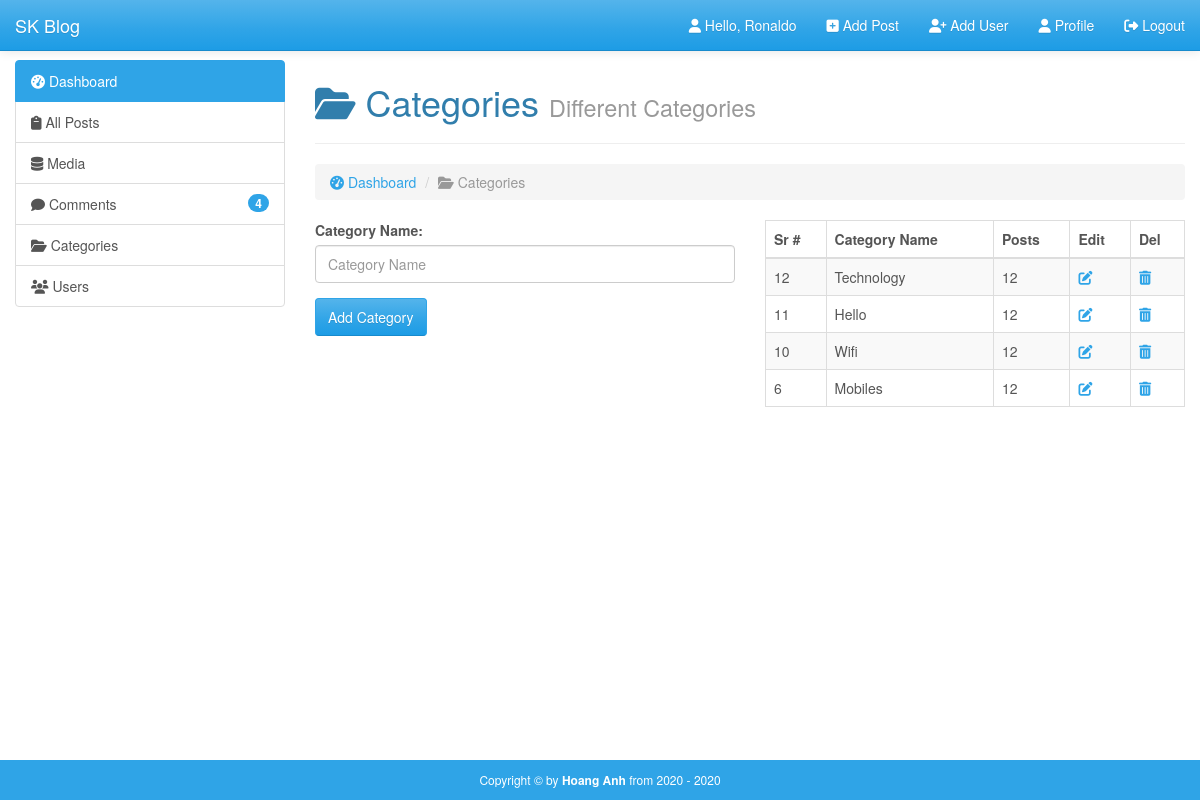
Page /admin/categories.php (signed in) on the committed database.
### tables this page shows
CREATE TABLE `categories` (
  `id` int(11) NOT NULL,
  `category` varchar(255) NOT NULL
);

### admin/categories.php (the view, shortened to what this page needs)
<?php
	require_once('inc/top.php');
?>
</head>
<body>
	<div id="wrapper">
		<?php require_once('inc/header.php'); ?>
		<div class="container-fluid body-section">
			<div class="row">
				<div class="col-md-3">
					<?php require_once('inc/sidebar.php'); ?>
				</div>
				<div class="col-md-9">
					<h1><i class="fas fa-folder-open"></i> Categories <small>Different Categories</small></h1><hr>
					<ol class="breadcrumb">
						<li><a href="index.html"><i class="fas fa-tachometer-alt"></i> Dashboard</li></a>
						<li class="active"><i class="fas fa-folder-open"></i> Categories</li>
					</ol>
					<div class="row">
						<div class="col-md-6">
							<form action="" method="POST">
								<div class="form-group">
									<label for="category">Category Name:</label>
									<input type="text" name="cat-name" placeholder="Category Name" class="form-control">
								</div>
								<input type="submit" name="submit" value="Add Category" class="btn btn-primary">
							</form>
						</div>
						<div class="col-md-6">
							<?php
								$get_query = "SELECT * FROM categories ORDER BY id DESC";
								$get_run = mysqli_query($con ,$get_query);
								if(mysqli_num_rows($get_run) > 0) {
							?>
							<table class="table table-hover table-bordered table-striped">
								<thead>
									<tr>
										<th>Sr #</th>
										<th>Category Name</th>
										<th>Posts</th>
										<th>Edit</th>
										<th>Del</th>
									</tr>
								</thead>
								<tbody>
									<?php
										while($get_row = mysqli_fetch_array($get_run)) {
											$category_id = $get_row['id'];
											$category_name = $get_row['category'];
									?>
									<tr>
										<td><?php echo $category_id;?></td>
										<td><?php echo ucfirst($category_name);?></td>
										<td>12</td>
										<td><a href="categories.php?edit=<?php echo $category_id;?>"><i class="fas fa-edit"></i></a></td>
										<td><a href="categories.php?del=<?php echo $category_id;?>"><i class="fas fa-trash-alt"></i></a></td>
									</tr>
									<?php
										}
									?>
								</tbody>
							</table>
							<?php
								} else {
									echo "<center><h3>No categories found</h3></center>";
								}
							?>
						</div>
					</div>
				</div>
			</div>
		</div>
<?php require_once('inc/footer.php'); ?>

### admin/css/style.css (style rules this page uses)
html, body { height: 100%; }
body { padding-top: 60px; }
#wrapper { min-height: 100%; position: relative; }
.body-section { padding-bottom: 60px; }

### rows in the picture
categories: id "12", category "Technology"
categories: id "11", category "Hello"
categories: id "10", category "Wifi"
categories: id "6", category "Mobiles"

### other values in the picture
$session_username2 "Ronaldo"
$num_of_rows "4"
